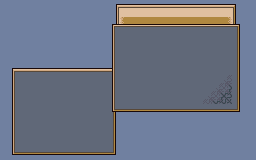

This is a level from a 2D game, rendered from its Tiled map with the project's own tilesets. A one-line summary and the complete map file follow:
An orthogonal 32x20 tile map with 8x8 px tiles, 1 tile layer (Tile Layer 1).

<map version="1.10" tiledversion="1.11.2" orientation="orthogonal" renderorder="right-down" width="32" height="20" tilewidth="8" tileheight="8" infinite="0" nextlayerid="2" nextobjectid="1">
 <tileset firstgid="1" name="MenuTiles" tilewidth="8" tileheight="8" tilecount="128" columns="16">
  <image source="../../Image/Png/MenuTiles.png" width="128" height="64" />
 </tileset>
 <layer id="1" name="Tile Layer 1" width="32" height="20">
  <data encoding="csv">
1,1,1,1,1,1,1,1,1,1,1,1,1,1,2,3,3,3,3,3,3,3,3,3,3,3,3,3,3,6,1,1,
1,1,1,1,1,1,1,1,1,1,1,1,1,1,12,14,14,14,14,14,14,14,14,14,14,14,14,14,14,16,1,1,
1,1,1,1,1,1,1,1,1,1,1,1,1,1,12,100,101,101,101,101,101,101,101,101,101,101,101,101,102,16,1,1,
1,1,1,1,1,1,1,1,1,1,1,1,1,1,115,116,116,116,116,116,116,116,116,116,116,116,116,116,116,117,1,1,
1,1,1,1,1,1,1,1,1,1,1,1,1,1,118,9,9,9,9,9,9,9,9,9,9,9,9,9,9,119,1,1,
1,1,1,1,1,1,1,1,1,1,1,1,1,1,118,9,9,9,9,9,9,9,9,9,9,9,9,9,9,119,1,1,
1,1,1,1,1,1,1,1,1,1,1,1,1,1,118,9,9,9,9,9,9,9,9,9,9,9,9,9,9,119,1,1,
1,1,1,1,1,1,1,1,1,1,1,1,1,1,118,9,9,9,9,9,9,9,9,9,9,9,9,9,9,119,1,1,
1,2,3,3,3,3,3,3,3,3,3,3,3,3,118,9,9,9,9,9,9,9,9,9,9,9,9,9,9,119,1,1,
1,7,9,9,9,9,9,9,9,9,9,9,9,9,118,9,9,9,9,9,9,9,9,9,9,9,9,9,63,119,1,1,
1,7,9,9,9,9,9,9,9,9,9,9,9,9,118,9,9,9,9,9,9,9,9,9,9,9,9,63,65,119,1,1,
1,7,9,9,9,9,9,9,9,9,9,9,9,9,118,9,9,9,9,9,9,9,9,9,9,9,63,65,67,119,1,1,
1,7,9,9,9,9,9,9,9,9,9,9,9,9,118,9,9,9,9,9,9,9,9,9,9,63,65,67,69,119,1,1,
1,7,9,9,9,9,9,9,9,9,9,9,9,9,120,121,121,121,121,121,121,121,121,121,121,121,121,121,121,122,1,1,
1,7,9,9,9,9,9,9,9,9,9,9,9,9,11,1,1,1,1,1,1,1,1,1,1,1,1,1,1,1,1,1,
1,7,9,9,9,9,9,9,9,9,9,9,9,9,11,1,1,1,1,1,1,1,1,1,1,1,1,1,1,1,1,1,
1,7,9,9,9,9,9,9,9,9,9,9,9,9,11,1,1,1,1,1,1,1,1,1,1,1,1,1,1,1,1,1,
1,7,9,9,9,9,9,9,9,9,9,9,9,9,11,1,1,1,1,1,1,1,1,1,1,1,1,1,1,1,1,1,
1,7,9,9,9,9,9,9,9,9,9,9,9,9,11,1,1,1,1,1,1,1,1,1,1,1,1,1,1,1,1,1,
1,27,28,28,28,28,28,28,28,28,28,28,28,28,32,1,1,1,1,1,1,1,1,1,1,1,1,1,1,1,1,1
</data>
 </layer>
</map>
